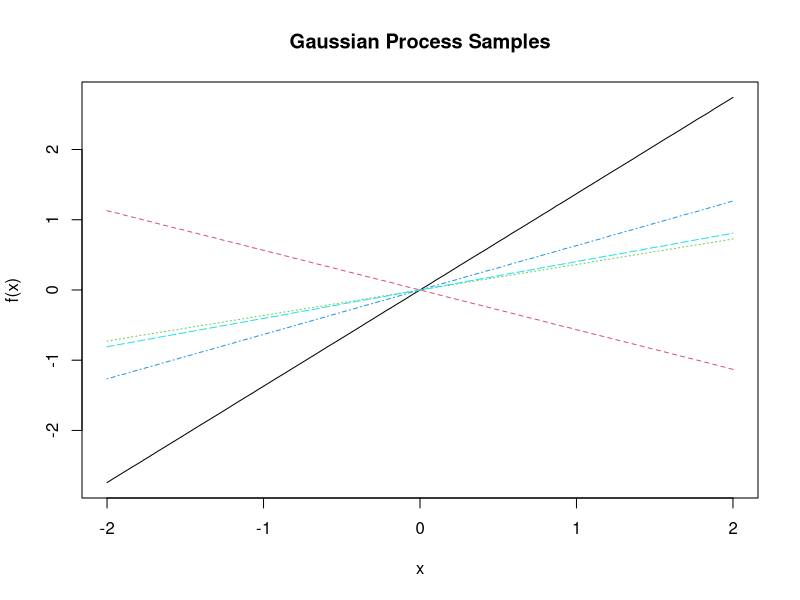
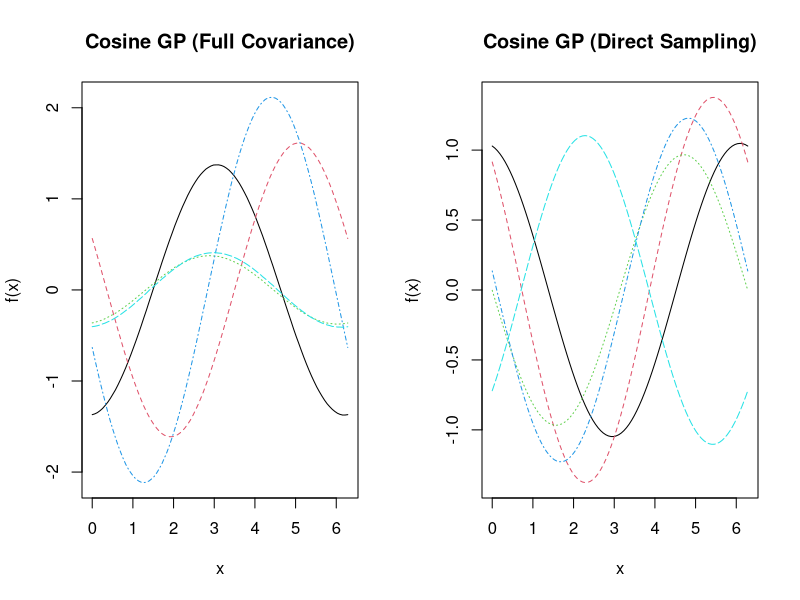

Reproduce these figures in R, in order.
# Load required library
library(MASS) # For mvrnorm

# Define the polynomial kernel function
polynomial_kernel <- function(x1, x2, degree = 2, coef0 = 1, scale = 1) {
  return((scale * (x1 %*% t(x2)) + coef0)^degree)
}

# Function to sample from a Gaussian process
sample_gaussian_process <- function(n_samples, x_range, n_points, degree = 2, coef0 = 1, scale = 1, noise = 1e-6) {
  # Generate feature points
  x <- seq(x_range[1], x_range[2], length.out = n_points)
  
  # Compute the covariance matrix using the polynomial kernel
  K <- polynomial_kernel(as.matrix(x), as.matrix(x), degree, coef0, scale)
  
  # Add a small noise term to the diagonal for numerical stability
  K <- K + diag(noise, n_points)
  
  # Sample from the Gaussian process
  samples <- mvrnorm(n_samples, mu = rep(0, n_points), Sigma = K)
  
  # Return the samples and x values
  list(x = x, samples = samples)
}

# Example usage
set.seed(42)
n_samples <- 5
x_range <- c(-2, 2)
n_points <- 100
degree <- 1
coef0 <- 0
scale <- 1

result <- sample_gaussian_process(n_samples, x_range, n_points, degree, coef0, scale)

# Plot the sampled functions
plot(result$x, result$samples[1, ], type = "l", ylim = range(result$samples),
     xlab = "x", ylab = "f(x)", main = "Gaussian Process Samples", col = 1, lty = 1)
for (i in 2:n_samples) {
  lines(result$x, result$samples[i, ], col = i, lty = i)
}


# Define the cosine kernel function
cosine_kernel <- function(x1, x2, scale = 1) {
  # Compute pairwise differences
  diff_matrix <- outer(x1, x2, "-")
  # Apply cosine kernel: K(x,x') = scale * cos(x - x')
  return(scale * cos(diff_matrix))
}

# Function to sample from a Gaussian process with cosine kernel
sample_cosine_gaussian_process <- function(n_samples, x_range, n_points, scale = 1, noise = 1e-6) {
  # Generate feature points
  x <- seq(x_range[1], x_range[2], length.out = n_points)
  
  # Compute the covariance matrix using the cosine kernel
  K <- cosine_kernel(x, x, scale)
  
  # Show correlation matrix (first few entries)
  R <- cov2cor(K)
  print("Correlation matrix (first 6x6):")
  print(R[1:6, 1:6])
  
  # Add a small noise term to the diagonal for numerical stability
  K <- K + diag(noise, n_points)
  
  # Sample from the Gaussian process
  samples <- mvrnorm(n_samples, mu = rep(0, n_points), Sigma = K)
  
  # Return the samples and x values
  list(x = x, samples = samples)
}

# Alternative: Direct sampling using the feature space decomposition
# This is more efficient and numerically stable
sample_cosine_gp_direct <- function(n_samples, x_range, n_points, scale = 1) {
  # Generate feature points
  x <- seq(x_range[1], x_range[2], length.out = n_points)
  
  # Feature vectors: phi(x) = [cos(x), sin(x)]
  cos_x <- cos(x)
  sin_x <- sin(x)
  
  # Sample coefficients: alpha1, alpha2 ~ N(0, scale)
  alpha1 <- rnorm(n_samples, 0, sqrt(scale))
  alpha2 <- rnorm(n_samples, 0, sqrt(scale))
  
  # Construct samples: f(x) = alpha1 * cos(x) + alpha2 * sin(x)
  samples <- matrix(nrow = n_samples, ncol = n_points)
  for (i in 1:n_samples) {
    samples[i, ] <- alpha1[i] * cos_x + alpha2[i] * sin_x
  }
  
  list(x = x, samples = samples, coefficients = data.frame(alpha1 = alpha1, alpha2 = alpha2))
}

# Example usage
library(MASS)  # for mvrnorm
set.seed(42)
n_samples <- 5
x_range <- c(0, 2*pi)
n_points <- 100
scale <- 1

# Method 1: Full covariance matrix sampling
result1 <- sample_cosine_gaussian_process(n_samples, x_range, n_points, scale)

# Method 2: Direct feature space sampling
result2 <- sample_cosine_gp_direct(n_samples, x_range, n_points, scale)

# Plot comparison
par(mfrow = c(1, 2))

# Plot Method 1
plot(result1$x, result1$samples[1, ], type = "l", ylim = range(result1$samples),
     xlab = "x", ylab = "f(x)", main = "Cosine GP (Full Covariance)", col = 1, lty = 1)
for (i in 2:n_samples) {
  lines(result1$x, result1$samples[i, ], col = i, lty = i)
}

# Plot Method 2
plot(result2$x, result2$samples[1, ], type = "l", ylim = range(result2$samples),
     xlab = "x", ylab = "f(x)", main = "Cosine GP (Direct Sampling)", col = 1, lty = 1)
for (i in 2:n_samples) {
  lines(result2$x, result2$samples[i, ], col = i, lty = i)
}

# Show the coefficients for Method 2
print("Coefficients for direct sampling:")
print(result2$coefficients)

# Verify they give similar results by checking covariance
cat("Sample covariance from Method 1:", cov(result1$samples[1, ], result1$samples[2, ]), "\n")
cat("Sample covariance from Method 2:", cov(result2$samples[1, ], result2$samples[2, ]), "\n")
